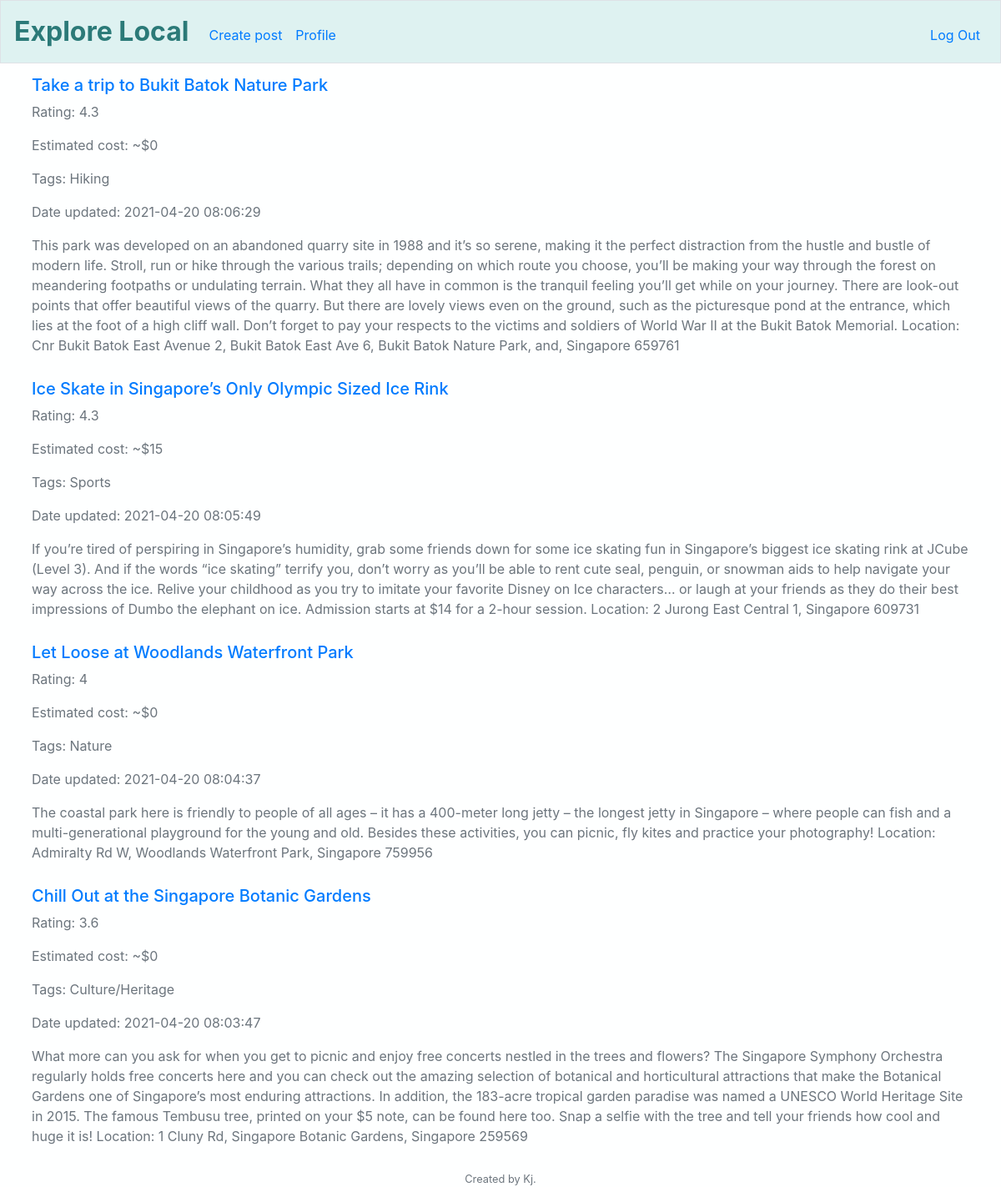
Screenshot of /profile (signed in) with the database file from the repository.
### tables this page shows
CREATE TABLE 'activities' ('person_id' integer NOT NULL, 'title' text NOT NULL, 'description' text NOT NULL, 'rating' numeric, 'edit_date' timestamp DEFAULT CURRENT_TIMESTAMP, 'tag' text, 'id'  INTEGER PRIMARY KEY NOT NULL  , 'cost'  INTEGER NOT NULL  );

### application.py (the view)
@app.route("/profile")
@login_required
def profile():
    activities = db.execute("SELECT * FROM activities WHERE person_id = ? ORDER BY edit_date DESC", session["user_id"])
    return render_template("profile.html", activities=activities)

### application.py (called while the page is built)
@app.after_request
def after_request(response):
    response.headers["Cache-Control"] = "no-cache, no-store, must-revalidate"
    response.headers["Expires"] = 0
    response.headers["Pragma"] = "no-cache"
    return response

### helpers.py (called while the page is built)
def login_required(f):
    @wraps(f)
    def decorated_function(*args, **kwargs):
        if session.get("user_id") is None:
            return redirect("/login")
        return f(*args, **kwargs)
    return decorated_function

### templates/profile.html (shortened to what this page needs)
{% extends "layout.html" %}
{% block main %}
    {% for activity in activities %}
    <div class="search-results">
            <h5><a href="{{ url_for('edit', title=activity.title) }}">{{ activity.title }}</a></h5>
            <p class="text-secondary" class="fs-6">Rating: {{ activity.rating }}</p>
            <p class="text-secondary" class="fs-6">Estimated cost: ~${{ activity.cost }}</p>
            <p class="text-secondary" class="fs-6">Tags: {{ activity.tag }}</p>
            <p class="text-secondary" class="fs-6">Date updated: {{ activity.edit_date }}</p>
            <p class="text-secondary" class="fs-6">{{ activity.description }}</p>
    </div>
    {% endfor %}
{% endblock %}

### static/styles.css (style rules this page uses)
body { background-color: #FEFFFF; }
.search-results { float: left; width: 100%; text-align: left; padding: 6px 0; }

### rows the page displays
activities: title "Take a trip to Bukit Batok Nature Park", rating "4.3", cost "0", tag "Hiking", edit_date "2021-04-20 08:06:29", description "This park was developed on an abandoned quarry site in 1988 and it’s so serene, making it the perfect distraction from the hustle and bustle of modern life. Stroll, run or hike through the various trails; depending on which route you choose, you’ll be making your way through the forest on meandering footpaths or undulating terrain. What they all have in common is the tranquil feeling you’ll get while on your journey. There are look-out points that offer beautiful views of the quarry. But there are lovely views even on the ground, such as the picturesque pond at the entrance, which lies at the foot of a high cliff wall. Don’t forget to pay your respects to the victims and soldiers of World…"
activities: title "Ice Skate in Singapore’s Only Olympic Sized Ice Rink", rating "4.3", cost "15", tag "Sports", edit_date "2021-04-20 08:05:49", description "If you’re tired of perspiring in Singapore’s humidity, grab some friends down for some ice skating fun in Singapore’s biggest ice skating rink at JCube (Level 3). And if the words “ice skating” terrify you, don’t worry as you’ll be able to rent cute seal, penguin, or snowman aids to help navigate your way across the ice. Relive your childhood as you try to imitate your favorite Disney on Ice characters… or laugh at your friends as they do their best impressions of Dumbo the elephant on ice. Admission starts at $14 for a 2-hour session. Location: 2 Jurong East Central 1, Singapore 609731"
activities: title "Let Loose at Woodlands Waterfront Park", rating "4", cost "0", tag "Nature", edit_date "2021-04-20 08:04:37", description "The coastal park here is friendly to people of all ages – it has a 400-meter long jetty – the longest jetty in Singapore – where people can fish and a multi-generational playground for the young and old. Besides these activities, you can picnic, fly kites and practice your photography! Location: Admiralty Rd W, Woodlands Waterfront Park, Singapore 759956"
activities: title "Chill Out at the Singapore Botanic Gardens", rating "3.6", cost "0", tag "Culture/Heritage", edit_date "2021-04-20 08:03:47", description "What more can you ask for when you get to picnic and enjoy free concerts nestled in the trees and flowers? The Singapore Symphony Orchestra regularly holds free concerts here and you can check out the amazing selection of botanical and horticultural attractions that make the Botanical Gardens one of Singapore’s most enduring attractions. In addition, the 183-acre tropical garden paradise was named a UNESCO World Heritage Site in 2015. The famous Tembusu tree, printed on your $5 note, can be found here too. Snap a selfie with the tree and tell your friends how cool and huge it is! Location: 1 Cluny Rd, Singapore Botanic Gardens, Singapore 259569"
